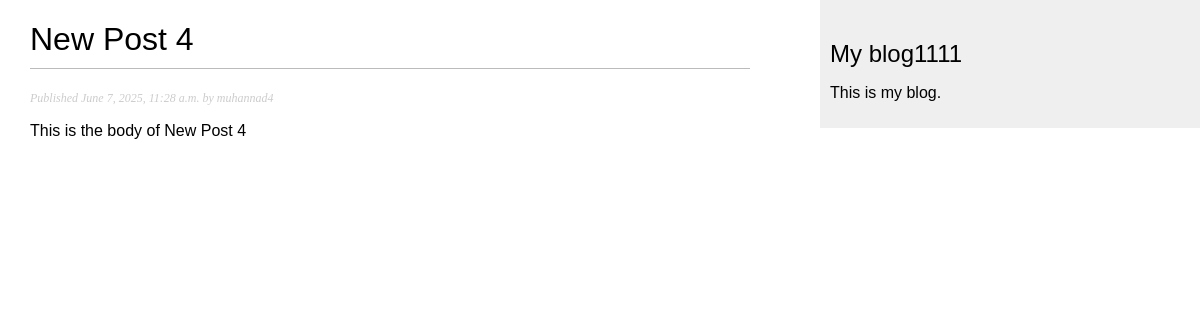
The app's page /blog/4/ with its own data.
### blog/models.py (models this page shows, shortened)
class Post(models.Model):
    class Status(models.TextChoices):
        DRAFT = 'DF' ,'Draft'
        PUBLISHED = 'PB', 'Published'
    title = models.CharField(max_length= 250) #the numbet of charachters
    slug = models.SlugField(max_length= 250)
    author = models.ForeignKey(User, on_delete=models.CASCADE, related_name='blog1_posts')
    body = models.TextField() #i can not putting the number of charachters
    publish = models.DateTimeField(default= timezone.now)
    created = models.DateTimeField(auto_now_add= True)
    updated = models.DateTimeField(auto_now_add= True)
    status = models.CharField(max_length= 2 , choices= Status.choices, default= Status.DRAFT)
    class Meta:
        ordering = ['-publish']
        indexes = [
            models.Index(fields= ['-publish']),
        ]

### blog/views.py (the view)
# urls.py: path('<int:id>/', views.post_detail, name= 'post_detail'),
def post_detail(request, id):
    post = get_object_or_404(Post, id = id, status = Post.Status.PUBLISHED)
    return render(request, 'blog/post/detail.html', {'post' : post})

### blog/templates/blog/post/detail.html (shortened to what this page needs)
{% extends "blog/base.html" %}
{% block content %}
    <h1>{{ post.title }}</h1>
    <p class="date">
    Published {{ post.publish }} by {{ post.author }}
    </p>
    {{ post.body|linebreaks }}
{% endblock %}

### blog/static/css/blog.css (style rules this page uses)
body { margin:0; padding:0; font-family:helvetica, sans-serif; }
h1 { font-weight:normal; border-bottom:1px solid #bbb; padding:0 0 10px 0; }
p.date { color:#ccc; font-family: georgia, serif; font-size: 12px; font-style: italic; }

### records on screen
Post: title "New Post 4", publish "June 7, 2025, 11:28 a.m.", author "muhannad4", body "This is the body of New Post 4"
